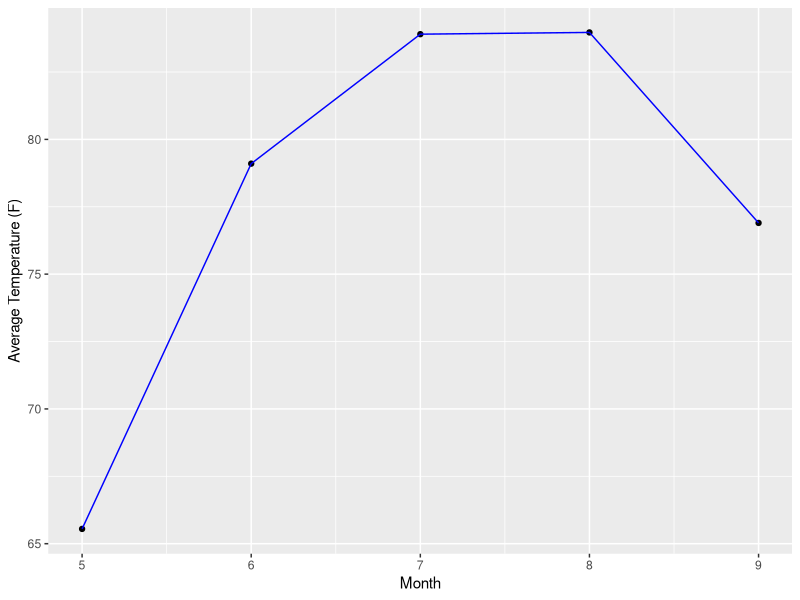
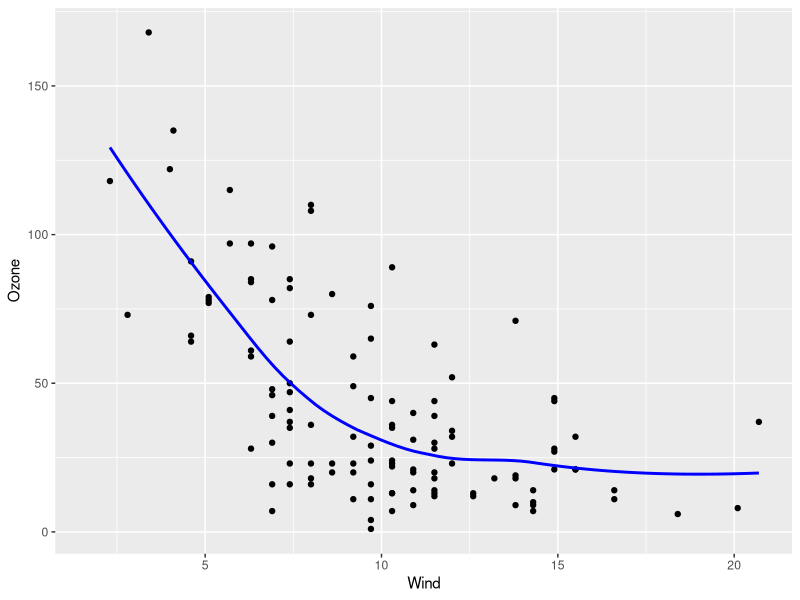

These charts were generated, in order, by the following R code:
## ---- chunk 1
library(tidyverse)
library(knitr)
avg_temp_by_month <- airquality %>% 
  group_by(Month) %>% 
  summarize(avgTemp = mean(Temp, na.rm=T))
kable(avg_temp_by_month)
## ---- chunk 2
ggplot(avg_temp_by_month, aes(x = Month, y = avgTemp)) +
  geom_point() + 
  geom_line(color = 'blue') + 
  labs(y = 'Average Temperature (F)')
## ---- chunk 3
ggplot(airquality, aes(x = Wind, y = Ozone)) + 
  geom_point() + 
  geom_smooth(color = 'blue', se = FALSE)
